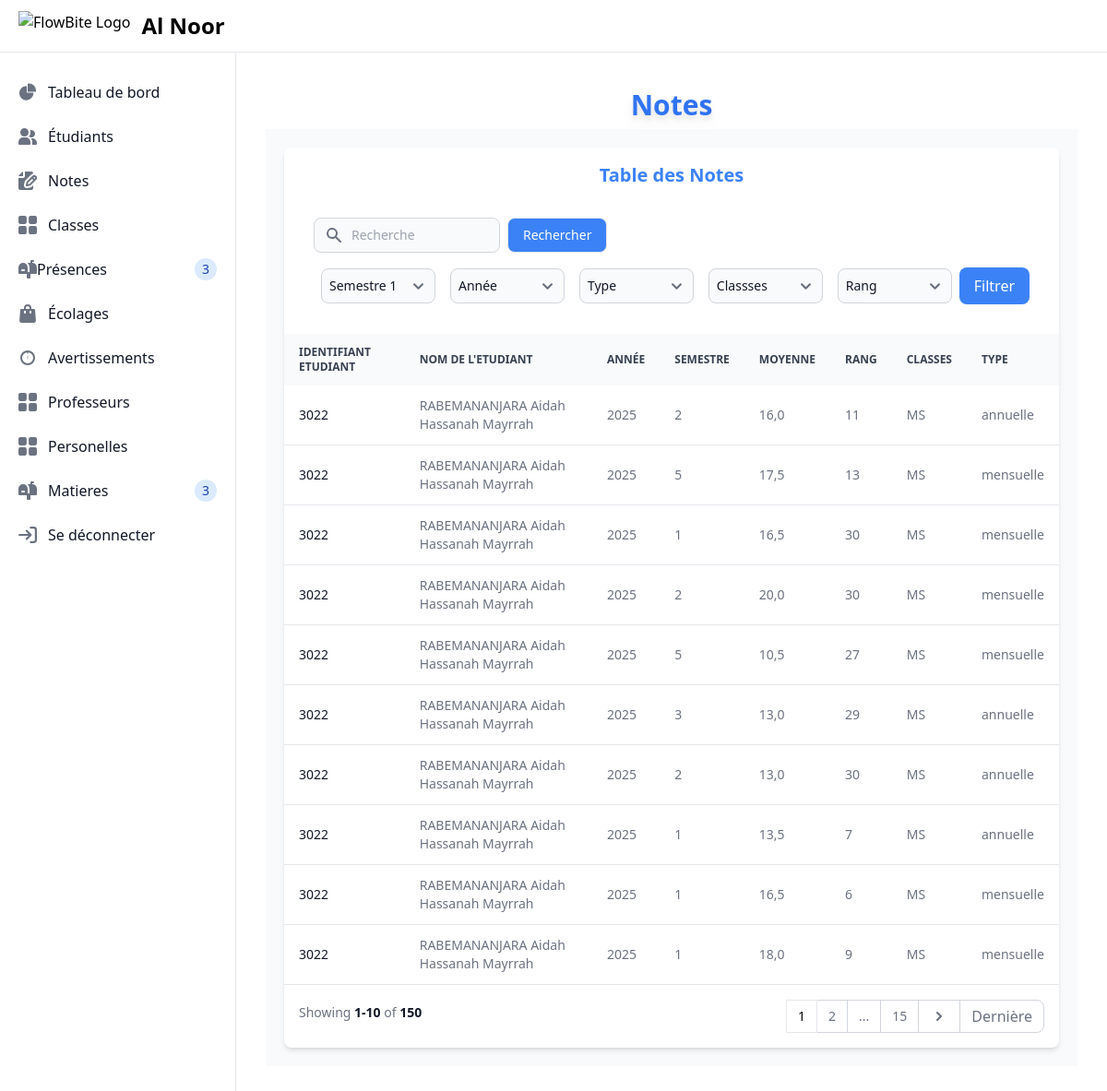
Page /notes/ (signed in) on the earlier database version.
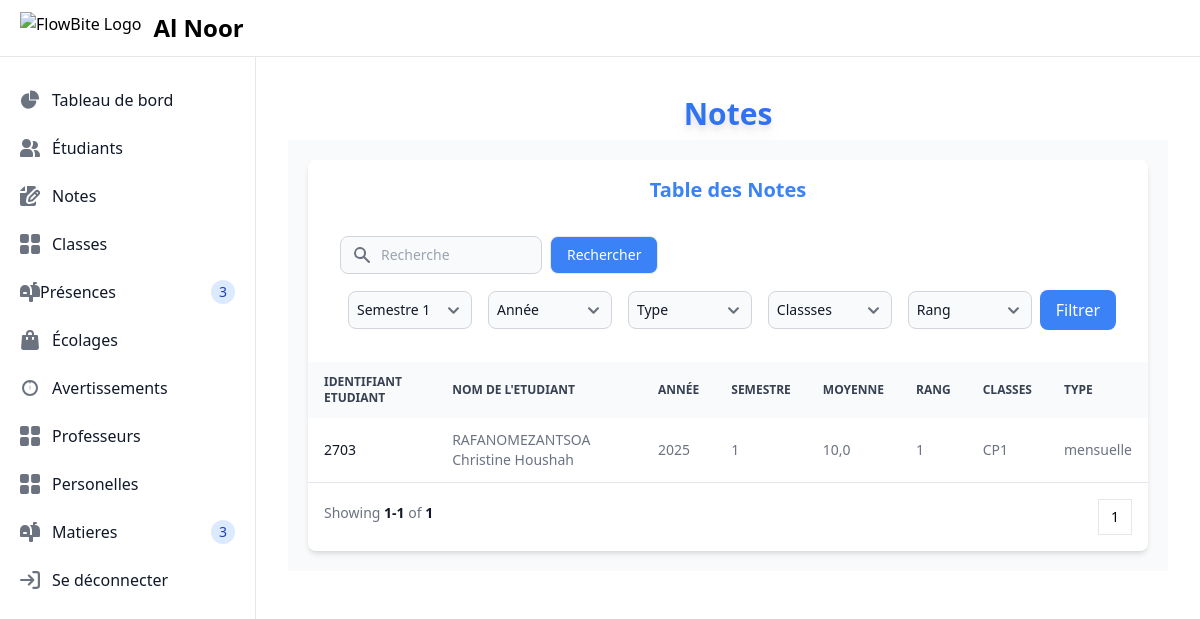
Same page on the later database version.
### main/models.py (models this page shows, shortened)
class Note(models.Model):
    identifiant = models.ForeignKey(Etudiant, on_delete=models.CASCADE)
    annees = models.IntegerField(default='2025', verbose_name="Année")
    semestre = models.IntegerField(choices=SEMESTRE_CHOICES,default='semester 1', verbose_name="Semestre")
    moyen = models.FloatField(verbose_name="Moyenne")
    rang = models.IntegerField(blank=True,null=True,verbose_name="Rang")
    fichier = models.FileField(upload_to='notes/', blank=True, null=True, verbose_name="Fichier")
    type = models.CharField(max_length=10, choices=TYPE_CHOICES,default='mensuelle', verbose_name="Type")

class Etudiant(models.Model):
    identifiant = models.CharField(max_length=20, unique=True)
    nom = models.CharField(max_length=100,null=True,blank=True,verbose_name="Nom de l'Etudiants")
    photo = models.ImageField(upload_to='etudiants_photos/', default='default.png',blank=True, null=True,verbose_name="Photo de l'Etudiants")
    date_de_naissance = models.DateField(verbose_name="Date de Naissance")
    nom_pere = models.CharField(max_length=100,null=True,blank=True,verbose_name="Nom du Père")
    nom_mere = models.CharField(max_length=100,null=True,blank=True,verbose_name="Nom de la Mère")
    genre=models.CharField(max_length=10,choices=Genre_CHOICES,blank=True,null=True)
    parent_contact = models.CharField(max_length=100,null=True,blank=True,verbose_name="Contact des parents")
    address = models.TextField()
    boursier = models.CharField(max_length=3, choices=BOURSIER_CHOICES,default='non', verbose_name="Boursier")
    date_entree = models.DateField(null=True,blank=True,verbose_name="Date d'Entrée")
    idclass=models.ForeignKey(ClassModel, on_delete=models.SET_NULL,verbose_name="Classe Etudiants",null=True)
    idboursier=models.ForeignKey(Boursier, on_delete=models.SET_NULL,verbose_name="Boursier Etudiants",null=True)

class ClassModel(models.Model):
    nom = models.CharField(max_length=100, choices=CLASS_CHOICES, verbose_name="Nom de la classe")
    class Meta:
        verbose_name = "Classe"  # Singular form
        verbose_name_plural = "Classes"  # Plural form

### main/views.py (the view)
# urls.py: path('notes/',views.notes,name="notes"),
@login_required(login_url='/login/')
def notes(request):
    semester = request.GET.get('semestre')
    select_classes = request.GET.get('classes')
    year = request.GET.get('annees')
    note_type = request.GET.get('type')
    rank = request.GET.get('rang')
    query = request.GET.get('q', '')
    classes=dict(CLASS_CHOICES)
    notes = Note.objects.all()
    if query:
        notes = notes.filter(identifiant__nom__icontains=query)
    if semester:
        notes = notes.filter(semestre=semester)
    if year:
        notes = notes.filter(annees=year)
    if note_type:
        notes = notes.filter(type=note_type)
    if rank:
        notes = notes.filter(rang=rank)
    if select_classes:
        notes=notes.filter(identifiant__idclass__nom=select_classes)
    paginator = Paginator(notes, 10)  # Show 10 notes per page
    page_number = request.GET.get('page')  # Get the current page number
    page_obj = paginator.get_page(page_number)  # Get the page object
    classe_filter = request.GET.get('classe', 'CE')
    annee_filter = request.GET.get('annee', 2025)
    semestre_filter = request.GET.get('semestre', 1)
    type_filter = request.GET.get('type', 'mensuelle')
    notes_queryset = Note.objects.filter(annees=annee_filter, semestre=semestre_filter, type=type_filter)
    if classe_filter != 'tous':
        notes_queryset = notes_queryset.filter(identifiant__idclass__nom=classe_filter)
    notes_data = notes_queryset.values('identifiant__nom', 'identifiant__idclass__nom').annotate(avg_moyenne=Avg('moyen'))
    labels = []
    data = []
    for note in notes_data:
        labels.append(f"{note['identifiant__nom']} ({note['identifiant__idclass__nom']})")
        data.append(note['avg_moyenne'])
    return render(request, 'main/notes.html', {'notes': page_obj,  'labels': labels,"classes":classes,"select_classes":select_classes,
        'data': data,})

### main/templates/main/notes.html (shortened to what this page needs)
{% extends "main/layout.html" %}
{% block layout %}
{% include "main/components/heading.html" with name="Notes" %}
{% include "main/tables/notes.html" with notes=notes %}
{% endblock layout %}

### main/templates/main/tables/notes.html (shortened to what the changed rows need)
<section class="bg-gray-50 dark:bg-gray-900 sm:p-5">
    <div class="w-full">
        <div class="bg-white dark:bg-gray-800 relative shadow-md sm:rounded-lg overflow-hidden">
            <h1 class="text-center font-bold text-blue-500 text-xl p-4">Table des Notes</h1>
            <div class="overflow-x-auto">
                <table class="w-full text-sm text-left text-gray-500 dark:text-gray-400">
                    <thead class="text-xs text-gray-700 uppercase bg-gray-50 dark:bg-gray-700 dark:text-gray-400">
                        <tr>
                            <th scope="col" class="px-4 py-3">Identifiant Etudiant</th>
                            <th scope="col" class="px-4 py-3">Nom de l'Etudiant</th>
                            <th scope="col" class="px-4 py-3">Année</th>
                            <th scope="col" class="px-4 py-3">Semestre</th>
                            <th scope="col" class="px-4 py-3">Moyenne</th>
                            <th scope="col" class="px-4 py-3">Rang</th>
                            <th scope="col" class="px-4 py-3">Classes</th>
                            <th scope="col" class="px-4 py-3">Type</th>
                        </tr>
                    </thead>
                    <tbody>
                        {% for note in notes %}
                        <tr class="border-b dark:border-gray-700">
                            <th scope="row" class="px-4 py-3 font-medium text-gray-900 whitespace-nowrap dark:text-white">{{ note.identifiant.identifiant }}</th>
                            <td class="px-4 py-3">{{ note.identifiant.nom }}</td>
                            <td class="px-4 py-3">{{ note.annees }}</td>
                            <td class="px-4 py-3">{{ note.semestre }}</td>
                            <td class="px-4 py-3">{{ note.moyen }}</td>
                            <td class="px-4 py-3">{{ note.rang }}</td>
                               <td class="px-4 py-3">{{ note.identifiant.idclass.nom }}</td>
                            <td class="px-4 py-3">{{ note.type }}</td>
                        </tr>
                        {% endfor %}
                    </tbody>
                </table>
            </div>
            {% include "main/components/paginations.html" with obj=notes %}
        </div>
</section>

Differences in the rows shown:
removed Note: identifiant.identifiant "3022", identifiant.nom "RABEMANANJARA Aidah Hassanah Mayrrah", annees "2025", semestre "2", moyen "16,0", rang "11", identifiant.idclass.nom "MS", type "annuelle"
removed Note: identifiant.identifiant "3022", identifiant.nom "RABEMANANJARA Aidah Hassanah Mayrrah", annees "2025", semestre "5", moyen "17,5", rang "13", identifiant.idclass.nom "MS", type "mensuelle"
removed Note: identifiant.identifiant "3022", identifiant.nom "RABEMANANJARA Aidah Hassanah Mayrrah", annees "2025", semestre "1", moyen "16,5", rang "30", identifiant.idclass.nom "MS", type "mensuelle"
removed Note: identifiant.identifiant "3022", identifiant.nom "RABEMANANJARA Aidah Hassanah Mayrrah", annees "2025", semestre "2", moyen "20,0", rang "30", identifiant.idclass.nom "MS", type "mensuelle"
removed Note: identifiant.identifiant "3022", identifiant.nom "RABEMANANJARA Aidah Hassanah Mayrrah", annees "2025", semestre "5", moyen "10,5", rang "27", identifiant.idclass.nom "MS", type "mensuelle"
removed Note: identifiant.identifiant "3022", identifiant.nom "RABEMANANJARA Aidah Hassanah Mayrrah", annees "2025", semestre "3", moyen "13,0", rang "29", identifiant.idclass.nom "MS", type "annuelle"
removed Note: identifiant.identifiant "3022", identifiant.nom "RABEMANANJARA Aidah Hassanah Mayrrah", annees "2025", semestre "2", moyen "13,0", rang "30", identifiant.idclass.nom "MS", type "annuelle"
removed Note: identifiant.identifiant "3022", identifiant.nom "RABEMANANJARA Aidah Hassanah Mayrrah", annees "2025", semestre "1", moyen "13,5", rang "7", identifiant.idclass.nom "MS", type "annuelle"
removed Note: identifiant.identifiant "3022", identifiant.nom "RABEMANANJARA Aidah Hassanah Mayrrah", annees "2025", semestre "1", moyen "16,5", rang "6", identifiant.idclass.nom "MS", type "mensuelle"
removed Note: identifiant.identifiant "3022", identifiant.nom "RABEMANANJARA Aidah Hassanah Mayrrah", annees "2025", semestre "1", moyen "18,0", rang "9", identifiant.idclass.nom "MS", type "mensuelle"
added Note: identifiant.identifiant "2703", identifiant.nom "RAFANOMEZANTSOA Christine Houshah", annees "2025", semestre "1", moyen "10,0", rang "1", identifiant.idclass.nom "CP1", type "mensuelle"
Other differences:
{{ obj.end_index }}: "10" → "1"
{{ obj.paginator.count }}: "150" → "1"
list line gone: "2"
list line gone: "15"
text no longer shown: "Dernière"
